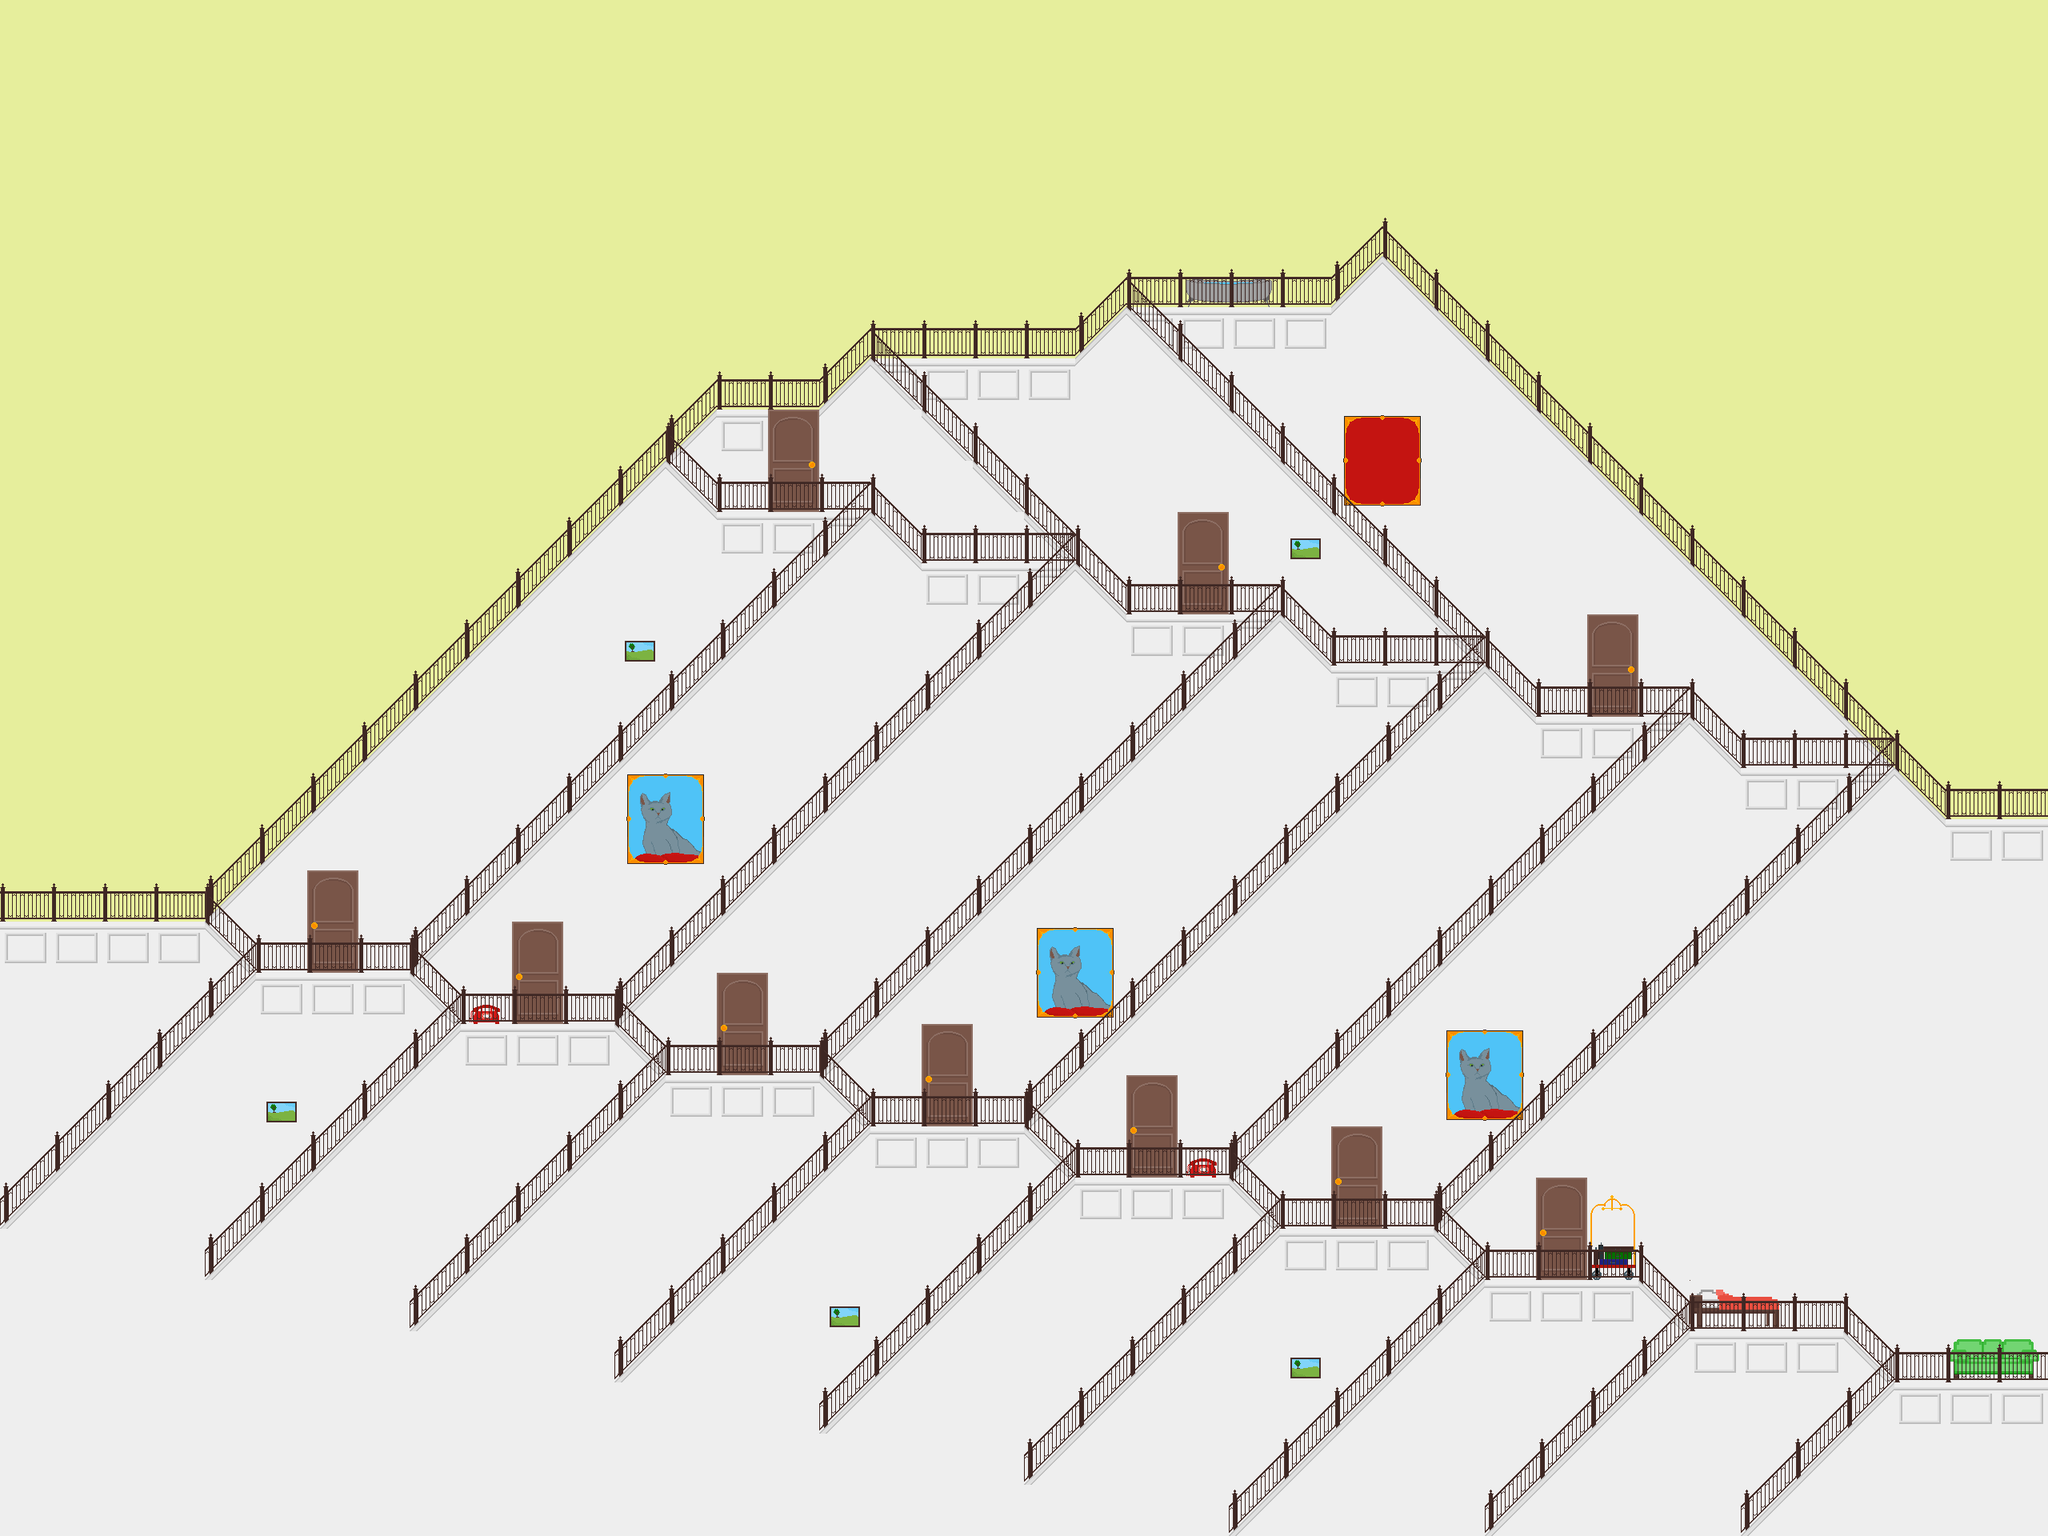

Rendered tile map (Tiled .tmx) drawn with the repository's tilesets; below, a short description and the map source with its tile grids summarised:
An orthogonal 40x30 tile map with 64x64 px tiles, 6 tile layers (bg, ttl4, ttl1, bot, ...), 2 tilesets and 28 objects (16x upOnly, 8x enemy, left, up, down).

<map version="1.0" orientation="orthogonal" renderorder="right-down" width="40" height="30" tilewidth="64" tileheight="64" nextobjectid="88">
 <tileset firstgid="1" name="testtiles" tilewidth="64" tileheight="64" tilecount="100">
  <image source="../graphics/testtiles.png" width="640" height="640" />
 </tileset>
 <tileset firstgid="101" name="testtiles2" tilewidth="64" tileheight="64" tilecount="100">
  <image source="../graphics/testtiles2.png" width="640" height="640" />
 </tileset>
 <layer name="bg" width="40" height="30">
  <data>[1200 cells, 1200 non-empty, 5 distinct tile ids]</data>
 </layer>
 <layer name="ttl4" width="40" height="30">
  <data>[1200 cells, 27 non-empty, 18 distinct tile ids]</data>
 </layer>
 <layer name="ttl1" width="40" height="30">
  <data>[1200 cells, 198 non-empty, 9 distinct tile ids]</data>
 </layer>
 <layer name="bot" width="40" height="30">
  <data>[1200 cells, 97 non-empty, 5 distinct tile ids]</data>
 </layer>
 <layer name="ttl2" width="40" height="30">
  <data>[1200 cells, 102 non-empty, 8 distinct tile ids]</data>
 </layer>
 <objectgroup name="col" visible="0" />
 <objectgroup name="doors" visible="0">
  <object id="30" name="left" gid="42" x="0" y="1152" width="64" height="64" />
  <object id="54" name="up" gid="42" x="1600" y="192" width="64" height="64" />
  <object id="55" name="down" gid="42" x="1856" y="1856" width="64" height="64" />
 </objectgroup>
 <objectgroup name="objects" visible="0">
  <object id="57" type="upOnly" x="0" y="1152">
   <polyline points="0,0 256,0 320,64 512,64 576,128 768,128 832,192 1024,192 1088,256 1280,256 1344,320 1536,320 1600,384 1792,384 1856,448 2048,448 2112,512 2304,512 2368,576 2560,576" />
  </object>
  <object id="58" type="upOnly" x="832" y="576">
   <polyline points="0,0 64,64 256,64 320,128 512,128 576,192 768,192 832,256 1024,256 1088,320 1280,320 1344,384 1536,384 1600,448 1728,448" />
  </object>
  <object id="59" type="upOnly" x="2368" y="960">
   <polyline points="0,0 -640,-640 -704,-576 -960,-576 -1024,-512 -1280,-512 -1344,-448 -1472,-448 -1536,-384" />
  </object>
  <object id="60" type="upOnly" x="1088" y="448">
   <polyline points="0,0 256,256" />
  </object>
  <object id="61" type="upOnly" x="1408" y="384">
   <polyline points="0,0 448,448" />
  </object>
  <object id="62" type="upOnly" x="1728" y="320">
   <polyline points="0,0 640,640" />
  </object>
  <object id="63" type="upOnly" x="2368" y="960">
   <polyline points="0,0 -576,576 -768,576 -1088,896" />
  </object>
  <object id="64" type="upOnly" x="2112" y="896">
   <polyline points="0,0 -576,576 -768,576 -1088,896" />
  </object>
  <object id="65" type="upOnly" x="1856" y="832">
   <polyline points="0,0 -576,576 -768,576 -1088,896" />
  </object>
  <object id="66" type="upOnly" x="1600" y="768">
   <polyline points="0,0 -576,576 -768,576 -1088,896" />
  </object>
  <object id="67" type="upOnly" x="1344" y="704">
   <polyline points="0,0 -576,576 -768,576 -1088,896" />
  </object>
  <object id="68" type="upOnly" x="1088" y="640">
   <polyline points="0,0 -576,576 -768,576 -1088,896" />
  </object>
  <object id="69" type="upOnly" x="832" y="576">
   <polyline points="0,0 -576,576" />
  </object>
  <object id="70" type="upOnly" x="1856" y="1600">
   <polyline points="0,0 -320,320" />
  </object>
  <object id="71" type="upOnly" x="2112" y="1664">
   <polyline points="0,0 -256,256" />
  </object>
  <object id="72" type="upOnly" x="2368" y="1728">
   <polyline points="0,0 -192,192" />
  </object>
  <object id="79" type="enemy" gid="61" x="1216" y="960" width="64" height="64" />
  <object id="80" type="enemy" gid="61" x="1408" y="1088" width="64" height="64" />
  <object id="81" type="enemy" gid="61" x="1664" y="1152" width="64" height="64" />
  <object id="82" type="enemy" gid="61" x="1984" y="768" width="64" height="64" />
  <object id="83" type="enemy" gid="61" x="1408" y="576" width="64" height="64" />
  <object id="84" type="enemy" gid="61" x="1024" y="576" width="64" height="64" />
  <object id="85" type="enemy" gid="61" x="640" y="960" width="64" height="64" />
  <object id="86" type="enemy" gid="61" x="2240" y="1600" width="64" height="64" />
  <object id="87" x="0" y="1920">
   <polyline points="0,0 2560,0" />
  </object>
 </objectgroup>
 <objectgroup name="enemies" visible="0" />
 <objectgroup name="temp" visible="0" />
 <layer name="foreground" width="40" height="30">
  <data>[1200 cells, 0 non-empty, 0 distinct tile ids]</data>
 </layer>
</map>
